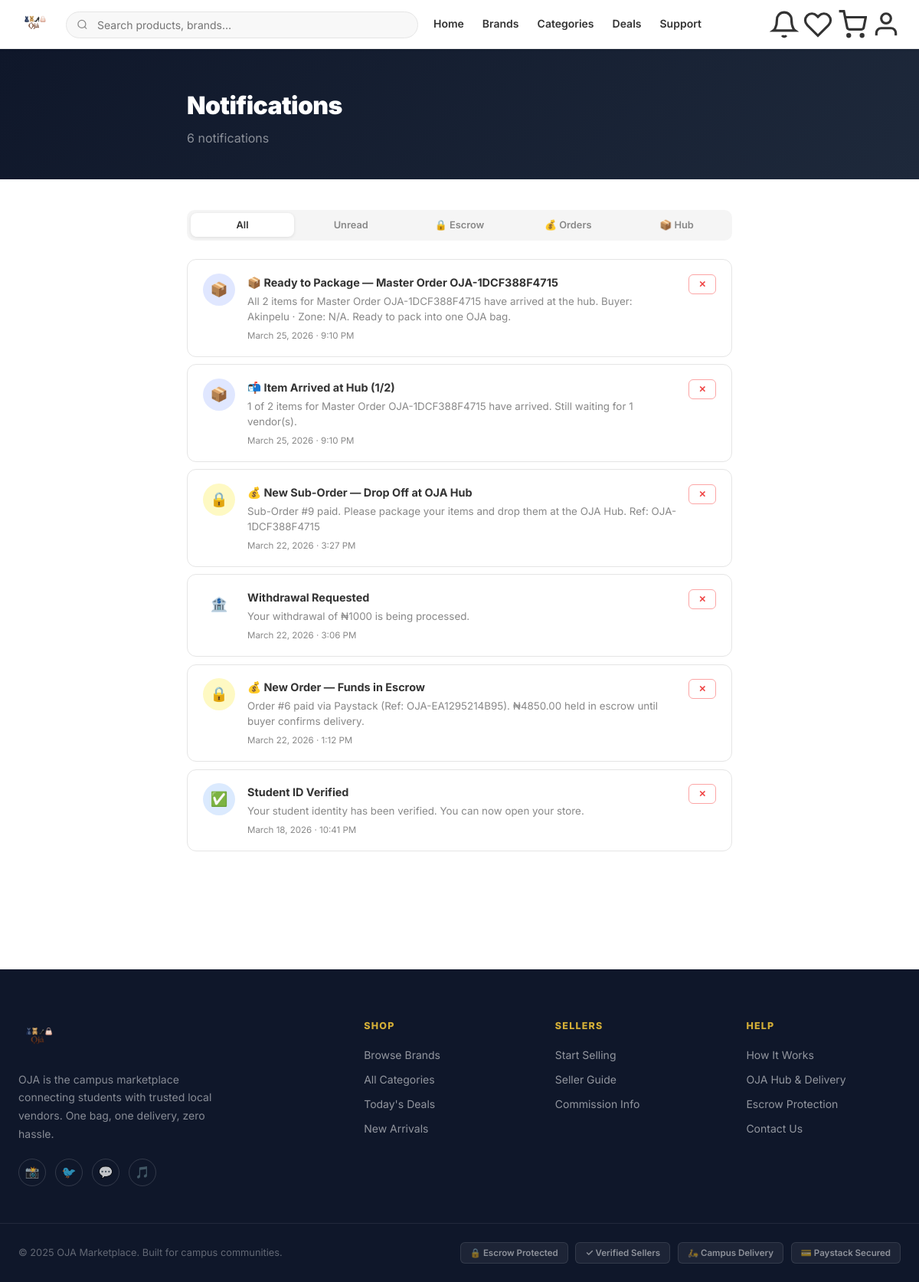
Page /notifications/ (signed in) on the committed database.
### marketplace/models.py (models this page shows, shortened)
class Notification(models.Model):
    TYPE_CHOICES = [
        ('admin', 'Admin'), ('product', 'Product'), ('sale', 'Sale'),
        ('offer', 'Offer'), ('system', 'System'), ('fraud', 'Fraud'),
        ('verification', 'Verification'), ('escrow', 'Escrow'), ('withdrawal', 'Withdrawal'),
    ]
    PRIORITY_CHOICES = [('high', 'High'), ('medium', 'Medium'), ('low', 'Low')]
    recipient = models.ForeignKey(User, on_delete=models.CASCADE, related_name='notifications',
        null=True, blank=True)
    notification_type = models.CharField(max_length=20, choices=TYPE_CHOICES)
    title = models.CharField(max_length=200)
    message = models.TextField()
    priority = models.CharField(max_length=10, choices=PRIORITY_CHOICES, default='medium')
    is_read = models.BooleanField(default=False)
    created_at = models.DateTimeField(auto_now_add=True)
    class Meta:
        ordering = ['-created_at']

### marketplace/views.py (the view)
# urls.py: path('notifications/', views.notifications, name='notifications'),
@login_required
def notifications(request):
    notifs = Notification.objects.filter(
        Q(recipient=request.user) | Q(recipient=None, notification_type__in=['admin', 'system'])
    ).order_by('-created_at')
    return render(request, 'marketplace/notifications.html', {'notifications': notifs})

### marketplace/context_processors.py (called while the page is built)
def cart_context(request):
    if request.user.is_authenticated:
        cart_count = CartItem.objects.filter(user=request.user).values_list(
            'quantity', flat=True
        )
        return {'cart_count': sum(cart_count)}
    return {'cart_count': 0}

def notification_context(request):
    if request.user.is_authenticated:
        unread_count = Notification.objects.filter(
            recipient=request.user,  # only personal notifications, not broadcasts
            is_read=False
        ).count()
        return {'unread_notifications': unread_count}
    return {'unread_notifications': 0}

### marketplace/templates/marketplace/notifications.html (shortened to what this page needs)
{% extends 'marketplace/base.html' %}
{% block content %}
<div style="background:linear-gradient(135deg,#0f172a,#1e293b);padding:3rem 0 2.5rem">
  <div style="max-width:760px;margin:0 auto;padding:0 1.5rem">
    <h1 style="font-size:2rem;font-weight:900;color:#fff;letter-spacing:-.02em;margin-bottom:.3rem">Notifications</h1>
    <p style="color:rgba(255,255,255,.5)">
      {% with total=notifications|length unread=notifications|length %}{{ total }} notification{{ total|pluralize }}{% endwith %}
    </p>
  </div>
</div>
<div class="notif-page-wrap">
  <div class="notif-tabs">
    <button class="notif-tab active" onclick="filterNotifs('all',this)">All</button>
    <button class="notif-tab" onclick="filterNotifs('unread',this)">Unread</button>
    <button class="notif-tab" onclick="filterNotifs('escrow',this)">🔒 Escrow</button>
    <button class="notif-tab" onclick="filterNotifs('sale',this)">💰 Orders</button>
    <button class="notif-tab" onclick="filterNotifs('system',this)">📦 Hub</button>
  </div>
  {% if notifications %}
  <div id="notifList">
    {% for notif in notifications %}
    <div class="npi {% if not notif.is_read %}unread{% endif %}" data-type="{{ notif.notification_type }}">
      <div class="npi-icon {{ notif.notification_type|default:'default' }}">
        {% if notif.notification_type == 'escrow' %}🔒
        {% elif notif.notification_type == 'sale' %}💰
        {% elif notif.notification_type == 'verification' %}✅
        {% elif notif.notification_type == 'system' %}📦
        {% elif notif.notification_type == 'fraud' %}🚨
        {% elif notif.notification_type == 'offer' %}🎁
        {% elif notif.notification_type == 'withdrawal' %}🏦
        {% else %}🔔{% endif %}
      </div>
      <div class="npi-content">
        <div class="npi-title">{{ notif.title }}</div>
        <div class="npi-body">{{ notif.message }}</div>
        <div class="npi-meta">
          <span>{{ notif.created_at|date:"N j, Y · g:i A" }}</span>
        </div>
      </div>
      <div class="npi-actions">
        <form method="post" action="{% url 'delete_notification' notif.id %}">{% csrf_token %}
          <button type="submit" class="npi-del-btn">✕</button>
        </form>
      </div>
    </div>
    {% endfor %}
  </div>
  {% else %}
  <div class="notif-empty">
    <div class="icon">🔔</div>
    <h3>All caught up!</h3>
    <p style="color:var(--text-muted)">No notifications yet. Your order updates and alerts will appear here.</p>
  </div>
  {% endif %}
</div>
{% endblock %}

### static/css/oja.css (style rules this page uses)
:root { --gold: #D4AF37; --gold-dark: #C69C2E; --gold-light: #FFF8E1; --gray-dark: #333333; --gray-light: #F5F5F5; --white: #ffffff; --border: #e5e5e5; --text-muted: #888; --danger: #dc2626; --success: #16a34a; --radius: 8px; --shadow: 0 2px 12px rgba(0,0,0,0.08); --shadow-lg: 0 8px 32px rgba(0,0,0,0.12); }
* { box-sizing: border-box; margin: 0; padding: 0; }
body { font-family: 'Inter', sans-serif; color: var(--gray-dark); background: var(--white); line-height: 1.6; }
button { font-family: inherit; }

### marketplace/templates/marketplace/notifications.html (style rules this page uses)
.notif-page-wrap { max-width:760px; margin:0 auto; padding:2.5rem 1.5rem 4rem; }
.notif-tabs { display:flex; gap:.4rem; background:var(--gray-light); border-radius:10px; padding:.3rem; margin-bottom:1.5rem; }
.notif-tab { flex:1; padding:.5rem 1rem; border-radius:8px; border:none; background:none; font-size:.8rem; font-weight:600; cursor:pointer; font-family:inherit; color:var(--text-muted); transition:all .15s; text-align:center; }
.notif-tab.active { background:#fff; color:var(--gray-dark); box-shadow:0 1px 4px rgba(0,0,0,.1); }
.npi { display:flex; align-items:flex-start; gap:1rem; padding:1.1rem 1.25rem; border-radius:12px; margin-bottom:.6rem; background:#fff; border:1.5px solid var(--border); transition:box-shadow .2s, border-color .15s; position:relative; }
.npi-icon { width:42px; height:42px; border-radius:50%; display:flex; align-items:center; justify-content:center; font-size:1.15rem; flex-shrink:0; }
.npi-icon.escrow { background:#fef9c3; }
.npi-icon.system { background:#e0e7ff; }
.npi-icon.verification { background:#dbeafe; }
.npi-content { flex:1; min-width:0; }
.npi-title { font-weight:700; font-size:.9rem; margin-bottom:.2rem; color:var(--gray-dark); }
.npi-body { font-size:.835rem; color:var(--text-muted); line-height:1.5; }
.npi-meta { font-size:.72rem; color:var(--text-muted); margin-top:.35rem; display:flex; align-items:center; gap:.5rem; }
.npi-actions { display:flex; flex-direction:column; gap:.3rem; flex-shrink:0; }
.npi-del-btn { padding:.3rem .75rem; border-radius:6px; border:1px solid #fca5a5; background:#fff; font-size:.72rem; font-weight:600; cursor:pointer; font-family:inherit; color:#ef4444; transition:all .15s; }

### rows in the picture
Notification: title "📦 Ready to Package — Master Order OJA-1DCF388F4715", message "All 2 items for Master Order OJA-1DCF388F4715 have arrived at the hub. Buyer: Akinpelu · Zone: N/A. Ready to pack into one OJA bag.", created_at "March 25, 2026 · 9:10 PM"
Notification: title "📬 Item Arrived at Hub (1/2)", message "1 of 2 items for Master Order OJA-1DCF388F4715 have arrived. Still waiting for 1 vendor(s).", created_at "March 25, 2026 · 9:10 PM"
Notification: title "💰 New Sub-Order — Drop Off at OJA Hub", message "Sub-Order #9 paid. Please package your items and drop them at the OJA Hub. Ref: OJA-1DCF388F4715", created_at "March 22, 2026 · 3:27 PM"
Notification: title "Withdrawal Requested", message "Your withdrawal of ₦1000 is being processed.", created_at "March 22, 2026 · 3:06 PM"
Notification: title "💰 New Order — Funds in Escrow", message "Order #6 paid via Paystack (Ref: OJA-EA1295214B95). ₦4850.00 held in escrow until buyer confirms delivery.", created_at "March 22, 2026 · 1:12 PM"
Notification: title "Student ID Verified", message "Your student identity has been verified. You can now open your store.", created_at "March 18, 2026 · 10:41 PM"

### other values in the picture
{{ total }} "6"
